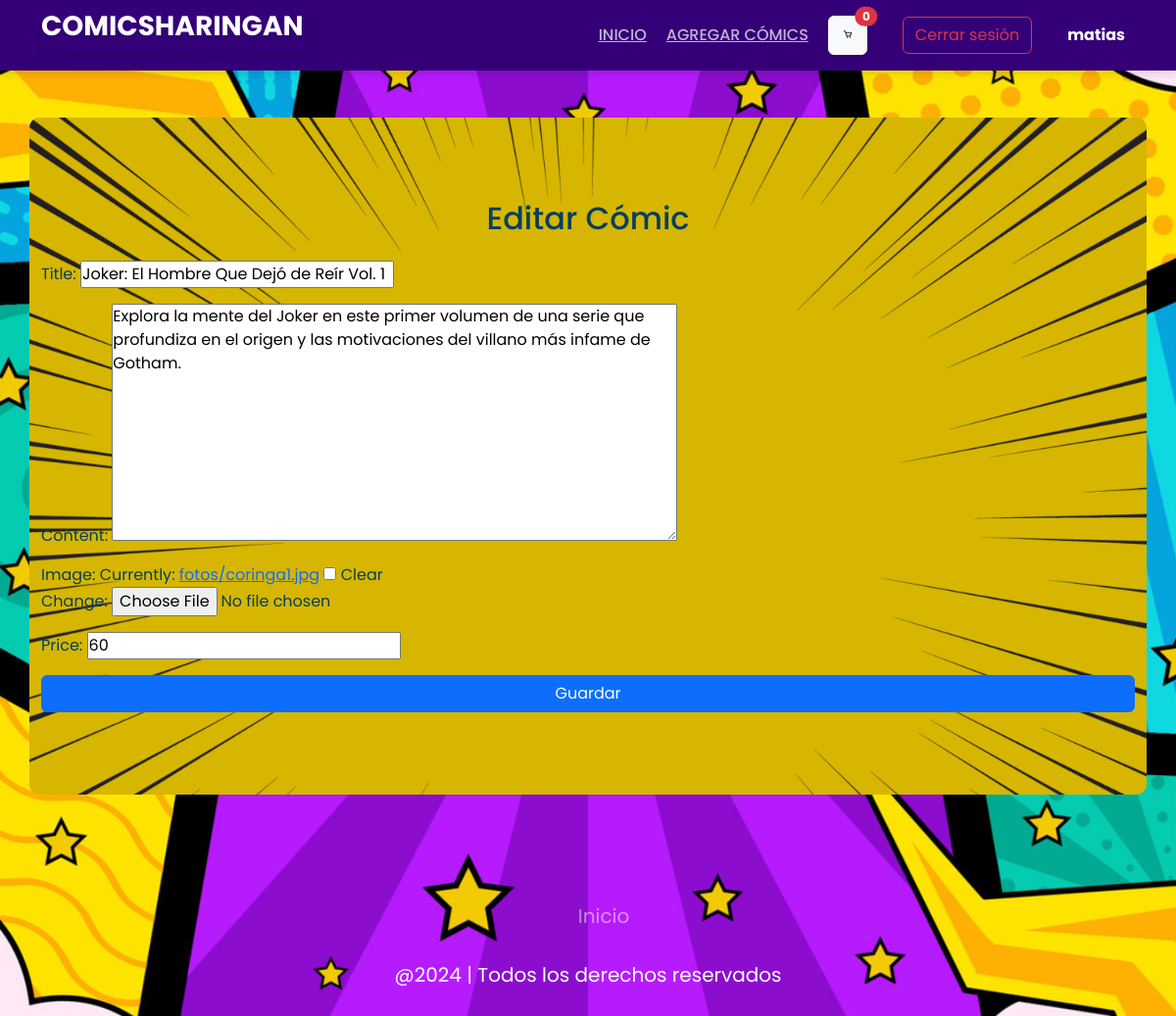
The app's page /editar/23/ (signed in) with its own data.
### post/models.py (models this page shows, shortened)
class Post(models.Model):
    title = models.CharField(max_length=250)
    content = models.TextField()
    image = models.ImageField(blank=True,null=True,upload_to='fotos/')
    price = models.IntegerField(default=0)

### post/views.py (the view)
# urls.py: path('editar/<int:pk>/', editar, name='editar'),
@admin_required
def editar(request,pk):
    post = get_object_or_404(Post,pk=pk)
    if request.method == "POST":
        form = FormularioJuego(request.POST,request.FILES,instance=post)
        if form.is_valid():
            form.save()
            return redirect('index')
    else:
        form = FormularioJuego(instance=post)
    return render(request,'editar.html',{'form': form})

### post/forms.py
class FormularioJuego(forms.ModelForm):
    class Meta:
        model = Post
        fields = ['title','content','image','price']

### post/templates/editar.html (shortened to what this page needs)
{% load static %}
<!DOCTYPE html>
<html lang="en">
<head>
    <link rel="stylesheet" href="{% static 'css/style_game.css' %}">
    <link rel="stylesheet" href="{% static 'css/style.css' %}">
    <link href="https://cdn.jsdelivr.net/npm/bootstrap@5.3.3/dist/css/bootstrap.min.css" rel="stylesheet">
</head>
<body>
    <header id="header" class="fixed-top">
        <div class="container d-flex align-items-center justify-content-between ">
            <h1 class="logo"><a href="{% url 'index' %}">ComicSharingan</a></h1>
            <nav class="nav-menu d-none d-lg-block">
                <ul class="d-flex align-items-center">
                    <li class="active"><a href="{% url 'index' %}">Inicio</a></li>
                    {% if user.is_authenticated %}
                        {% if user.is_authenticated and user.is_staff %}
                            <li><a href="{% url 'agregar' %}">Agregar cómics</a></li>
                        {% endif %}
                        <li>
                            <a href="{% url 'ver_carrito' %}" class="btn btn-light cart-button position-relative">
                                <img src="{% static 'img/carrito.png' %}" alt="Carrito de compras">
                                <span class="cart-item-count position-absolute top-0 start-100 translate-middle badge rounded-pill bg-danger">
                                    {% if item.quantity > 0 %}
                                        {{ item.quantity }}
                                    {% else %}
                                        0
                                    {% endif %}
                                </span>
                            </a>
                        </li>
                        <li>
                            <form action="{% url 'logout' %}" method="post">
                                <button type="submit" class="btn btn-outline-danger ms-3">Cerrar sesión</button>
                            </form>
                        </li>
                        <li>
                            <p class="username ms-3 mb-0">{{ user.username }}</p>
                        </li>
                    {% else %}
                        <li><a href="{% url 'login' %}" class="btn btn-outline-primary ms-3">Iniciar sesión</a></li>
                        <li><a href="{% url 'register' %}" class="btn btn-outline-success ms-3">Registrarse</a></li>
                    {% endif %}
                </ul>
            </nav>
        </div>
    </header>
    <div class="container mt-5 inises">
        <h2 class="text-center mb-4">Editar Cómic</h2>
        <form method="POST" enctype="multipart/form-data">
            {{ form.as_p }}
            <button type="submit" class="btn btn-primary w-100">Guardar</button>
        </form>
    </div>
    <footer class="footer">
        <ul class="social-icon">
          <li class="icon-elem">
          </li>
          <li class="icon-elem">
          </li>
          <li class="icon-elem">
          </li>
          <li class="icon-elem">
          </li>
        </ul>
        <ul class="menu">
          <li class="menu-elem">
            <a href="{% url  'index' %}" class="menu-icon"> Inicio </a>
          </li>
        </ul>
        <p class="text">@2024 | Todos los derechos reservados</p>
      </footer>
</body>
</html>

### post/static/post/css/style_game.css (style rules this page uses)
body { background-image: url("../img/background.jpg"); background-size: cover; background-attachment: fixed; background-repeat: no-repeat; background-position: center center; margin: 0; min-height: 100vh; padding-top: 72px; font-family: "Roboto", sans-serif; background-color: #f4f4f9; color: #333; }
#header { background: rgb(52, 0, 119); padding: 10px 30px; display: flex; align-items: center; justify-content: space-between; flex-wrap: wrap; box-shadow: 0 4px 8px rgba(0, 0, 0, 0.1); }
#header .container { display: flex; align-items: center; width: 100%; flex-wrap: wrap; }
#header .nav-menu { display: flex; align-items: center; margin-left: auto; }
#header .nav-menu ul { display: flex; align-items: center; list-style: none; margin: 0; padding: 0; }
#header .nav-menu ul li { margin: 0 10px; }
#header .nav-menu a { color: rgba(255, 255, 255, 0.7); font-size: 16px; font-weight: 500; text-transform: uppercase; transition: color 0.3s; }
#header .nav-menu button { margin-left: 15px; }
#header .logo { font-size: 28px; font-weight: 700; text-transform: uppercase; color: rgb(255, 255, 255); }
#header .logo a { color: rgb(255, 255, 255); text-decoration: none; }
.cart-button { width: 40px; height: 40px; display: flex; align-items: center; justify-content: center; background: white; border-radius: 50%; box-shadow: 0 4px 8px rgba(0, 0, 0, 0.1); transition: transform 0.2s; }
.cart-button img { width: 70%; height: 70%; object-fit: contain; }
.username { color: white; margin-left: 15px; font-size: 16px; font-weight: bold; }
.btn-outline-danger, .btn-outline-primary, .btn-outline-success { border-width: 2px; border-radius: 4px; padding: 5px 10px; transition: background-color 0.3s, color 0.3s; }
.btn-outline-danger { color: #dc3545; border-color: #dc3545; }
.btn-primary { background-color: #007bff; color: #fff; }
body h1 { display: flex; justify-content: center; color: white; box-shadow: 0 4px 8px rgba(0, 0, 0, 0.1); padding-bottom: 10px; }

### post/static/post/css/style.css (style rules this page uses)
* { font-family: "Poppins", sans-serif; margin: 0; padding: 0; scroll-padding-top: 2rem; scroll-behavior: smooth; box-sizing: border-box; list-style: none; text-decoration: none; }
.logo { text-decoration: none; }
:root { --main-color: #fd4646; --text-color: #171427; --bg-color: #fff; }
img { width: 100%; }
body { color: var(--text-color); background-image: url(../img/Vector4free-Pop-Art-Background-Revisi1-DP0622_generated.jpg); background-repeat: no-repeat; background-attachment: fixed; background-size: cover; }
header { position: fixed; top: 0; left: 0; width: 100%; background: var(--bg-color); box-shadow: 0 1px 4px hsl(0 4% 15%/ 10%); z-index: 100; }
.logo { font-size: 1rem; color: aliceblue; }
.inises { margin-top: 10rem; padding: 7%; background-image: url(../img/fond.webp); background-color: #d6b600; background-position: center; background-size: cover; background-attachment: fixed; background-repeat: no-repeat; color: rgb(4, 63, 97); border-radius: 10px; min-height: calc(100vh - 10rem - 50px); }
.footer { position: relative; width: 100%; padding: 50px 35px; display: flex; justify-content: center; align-items: center; flex-direction: column; margin-top: auto; }
.social-icon { display: flex; justify-content: center; align-items: center; position: relative; margin: 10px 5px; flex-wrap: wrap; }
.icon-elem { list-style: none; }
.menu { display: flex; justify-content: center; position: relative; align-items: center; margin: 10px 0; flex-wrap: wrap; }
.menu-elem { list-style: none; }
.menu-icon { color: white; font-size: 20px; display: inline-block; text-decoration: none; margin: 5px 10px; opacity: 0.5; transition: 0.3s; }
.text { color: white; text-align: center; margin-top: 15px; margin-bottom: 10px; font-size: 20px; }

### records on screen
Post: title "Joker: El Hombre Que Dejó de Reír Vol. 1", content "Explora la mente del Joker en este primer volumen de una serie que profundiza en el origen y las motivaciones del villano más infame de Gotham.", price "60"

### other values on screen
{{ user.username }} "matias"
